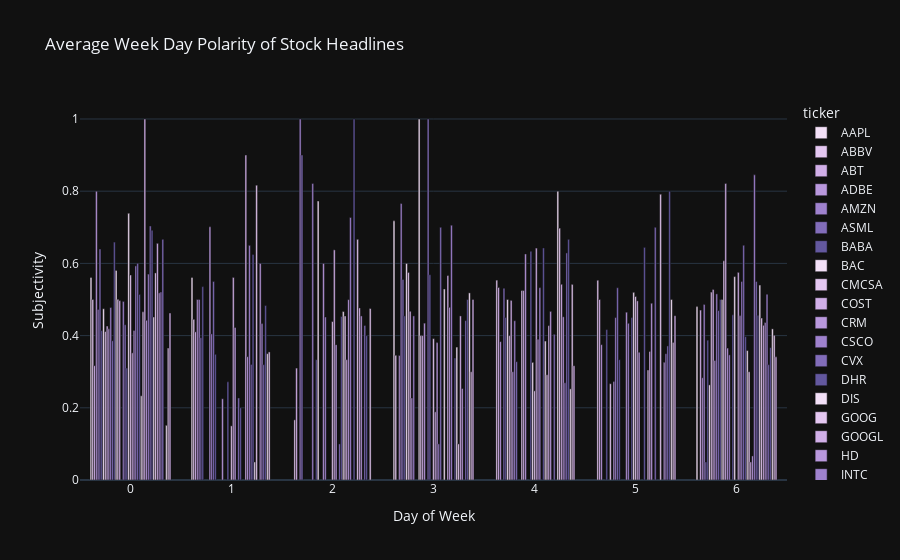

Here is the notebook cell this chart was saved with:
### Markdown cell above
### Subjectivity based on `dayofweek` using Plotly

### Code cell
# Group by the ticker and the day of the week, creating a multi-index
mean_day = blob_news.groupby(['ticker', 'dayofweek']).mean()
# Unstack, the innermost index level 'unstacks' across the columns
mean_day = mean_day.unstack()
# Get a cross-section of the above data, and transpose it to make the columns the ticker names
mean_day = mean_day.xs('subjectivity', axis=1).T
# Plotly colors
purp = px.colors.sequential.Purp

px.bar(mean_day, barmode='group', color_discrete_sequence=purp,
      title='Average Week Day Polarity of Stock Headlines',
      labels={'value': 'Subjectivity', 'dayofweek': 'Day of Week'})

### Figure 1 — Plotly figure (JSON) as saved in the notebook; plotly's stock layout.template omitted (floating-point values rounded to 4 significant figures)
{"data": [{"alignmentgroup": "True", "hovertemplate": "ticker=AAPL<br>Day of Week=%{x}<br>Subjectivity=%{y}<extra></extra>", "legendgroup": "AAPL", "marker": {"color": "rgb(243, 224, 247)"}, "name": "AAPL", "offsetgroup": "AAPL", "orientation": "v", "showlegend": true, "textposition": "auto", "type": "bar", "x": [0, 1, 2, 3, 4, 5, 6], "xaxis": "x", "y": [0.5609, 0.561, null, 0.7179, null, null, 0.4803], "yaxis": "y"}, {"alignmentgroup": "True", "hovertemplate": "ticker=ABBV<br>Day of Week=%{x}<br>Subjectivity=%{y}<extra></extra>", "legendgroup": "ABBV", "marker": {"color": "rgb(228, 199, 241)"}, "name": "ABBV", "offsetgroup": "ABBV", "orientation": "v", "showlegend": true, "textposition": "auto", "type": "bar", "x": [0, 1, 2, 3, 4, 5, 6], "xaxis": "x", "y": [0.5, 0.445, 0.1667, 0.3455, 0.5536, 0.5533, null], "yaxis": "y"}, {"alignmentgroup": "True", "hovertemplate": "ticker=ABT<br>Day of Week=%{x}<br>Subjectivity=%{y}<extra></extra>", "legendgroup": "ABT", "marker": {"color": "rgb(209, 175, 232)"}, "name": "ABT", "offsetgroup": "ABT", "orientation": "v", "showlegend": true, "textposition": "auto", "type": "bar", "x": [0, 1, 2, 3, 4, 5, 6], "xaxis": "x", "y": [0.3167, 0.4105, 0.31, null, 0.5333, 0.5, 0.4707], "yaxis": "y"}, {"alignmentgroup": "True", "hovertemplate": "ticker=ADBE<br>Day of Week=%{x}<br>Subjectivity=%{y}<extra></extra>", "legendgroup": "ADBE", "marker": {"color": "rgb(185, 152, 221)"}, "name": "ADBE", "offsetgroup": "ADBE", "orientation": "v", "showlegend": true, "textposition": "auto", "type": "bar", "x": [0, 1, 2, 3, 4, 5, 6], "xaxis": "x", "y": [0.8, 0.5, null, 0.345, 0.3833, 0.375, 0.2833], "yaxis": "y"}, {"alignmentgroup": "True", "hovertemplate": "ticker=AMZN<br>Day of Week=%{x}<br>Subjectivity=%{y}<extra></extra>", "legendgroup": "AMZN", "marker": {"color": "rgb(159, 130, 206)"}, "name": "AMZN", "offsetgroup": "AMZN", "orientation": "v", "showlegend": true, "textposition": "auto", "type": "bar", "x": [0, 1, 2, 3, 4, 5, 6], "xaxis": "x", "y": [0.4726, 0.5, 1, 0.7661, null, null, 0.4863], "yaxis": "y"}, {"alignmentgroup": "True", "hovertemplate": "ticker=ASML<br>Day of Week=%{x}<br>Subjectivity=%{y}<extra></extra>", "legendgroup": "ASML", "marker": {"color": "rgb(130, 109, 186)"}, "name": "ASML", "offsetgroup": "ASML", "orientation": "v", "showlegend": true, "textposition": "auto", "type": "bar", "x": [0, 1, 2, 3, 4, 5, 6], "xaxis": "x", "y": [0.6397, 0.3942, 0.9, 0.5556, 0.5311, null, 0.05], "yaxis": "y"}, {"alignmentgroup": "True", "hovertemplate": "ticker=BABA<br>Day of Week=%{x}<br>Subjectivity=%{y}<extra></extra>", "legendgroup": "BABA", "marker": {"color": "rgb(99, 88, 159)"}, "name": "BABA", "offsetgroup": "BABA", "orientation": "v", "showlegend": true, "textposition": "auto", "type": "bar", "x": [0, 1, 2, 3, 4, 5, 6], "xaxis": "x", "y": [0.414, 0.5357, null, 0.4545, 0.4502, 0.4167, 0.3873], "yaxis": "y"}, {"alignmentgroup": "True", "hovertemplate": "ticker=BAC<br>Day of Week=%{x}<br>Subjectivity=%{y}<extra></extra>", "legendgroup": "BAC", "marker": {"color": "rgb(243, 224, 247)"}, "name": "BAC", "offsetgroup": "BAC", "orientation": "v", "showlegend": true, "textposition": "auto", "type": "bar", "x": [0, 1, 2, 3, 4, 5, 6], "xaxis": "x", "y": [0.4744, null, null, 0.6, 0.5, null, 0.2635], "yaxis": "y"}, {"alignmentgroup": "True", "hovertemplate": "ticker=CMCSA<br>Day of Week=%{x}<br>Subjectivity=%{y}<extra></extra>", "legendgroup": "CMCSA", "marker": {"color": "rgb(228, 199, 241)"}, "name": "CMCSA", "offsetgroup": "CMCSA", "orientation": "v", "showlegend": true, "textposition": "auto", "type": "bar", "x": [0, 1, 2, 3, 4, 5, 6], "xaxis": "x", "y": [0.4113, null, null, 0.575, 0.4, 0.2667, 0.5206], "yaxis": "y"}, {"alignmentgroup": "True", "hovertemplate": "ticker=COST<br>Day of Week=%{x}<br>Subjectivity=%{y}<extra></extra>", "legendgroup": "COST", "marker": {"color": "rgb(209, 175, 232)"}, "name": "COST", "offsetgroup": "COST", "orientation": "v", "showlegend": true, "textposition": "auto", "type": "bar", "x": [0, 1, 2, 3, 4, 5, 6], "xaxis": "x", "y": [0.4265, null, null, 0.4674, 0.4976, null, 0.5278], "yaxis": "y"}, {"alignmentgroup": "True", "hovertemplate": "ticker=CRM<br>Day of Week=%{x}<br>Subjectivity=%{y}<extra></extra>", "legendgroup": "CRM", "marker": {"color": "rgb(185, 152, 221)"}, "name": "CRM", "offsetgroup": "CRM", "orientation": "v", "showlegend": true, "textposition": "auto", "type": "bar", "x": [0, 1, 2, 3, 4, 5, 6], "xaxis": "x", "y": [0.4188, 0.7014, null, 0.2273, 0.3, 0.2727, 0.331], "yaxis": "y"}, {"alignmentgroup": "True", "hovertemplate": "ticker=CSCO<br>Day of Week=%{x}<br>Subjectivity=%{y}<extra></extra>", "legendgroup": "CSCO", "marker": {"color": "rgb(159, 130, 206)"}, "name": "CSCO", "offsetgroup": "CSCO", "orientation": "v", "showlegend": true, "textposition": "auto", "type": "bar", "x": [0, 1, 2, 3, 4, 5, 6], "xaxis": "x", "y": [0.4778, 0.4047, 0.8214, 0.4545, 0.4412, 0.45, 0.5155], "yaxis": "y"}, {"alignmentgroup": "True", "hovertemplate": "ticker=CVX<br>Day of Week=%{x}<br>Subjectivity=%{y}<extra></extra>", "legendgroup": "CVX", "marker": {"color": "rgb(130, 109, 186)"}, "name": "CVX", "offsetgroup": "CVX", "orientation": "v", "showlegend": true, "textposition": "auto", "type": "bar", "x": [0, 1, 2, 3, 4, 5, 6], "xaxis": "x", "y": [0.3857, 0.55, null, null, 0.3278, 0.5326, 0.4693], "yaxis": "y"}, {"alignmentgroup": "True", "hovertemplate": "ticker=DHR<br>Day of Week=%{x}<br>Subjectivity=%{y}<extra></extra>", "legendgroup": "DHR", "marker": {"color": "rgb(99, 88, 159)"}, "name": "DHR", "offsetgroup": "DHR", "orientation": "v", "showlegend": true, "textposition": "auto", "type": "bar", "x": [0, 1, 2, 3, 4, 5, 6], "xaxis": "x", "y": [0.6591, 0.3482, 0.3333, null, null, 0.3333, 0.5], "yaxis": "y"}, {"alignmentgroup": "True", "hovertemplate": "ticker=DIS<br>Day of Week=%{x}<br>Subjectivity=%{y}<extra></extra>", "legendgroup": "DIS", "marker": {"color": "rgb(243, 224, 247)"}, "name": "DIS", "offsetgroup": "DIS", "orientation": "v", "showlegend": true, "textposition": "auto", "type": "bar", "x": [0, 1, 2, 3, 4, 5, 6], "xaxis": "x", "y": [0.5805, null, 0.7727, 1, null, null, 0.5], "yaxis": "y"}, {"alignmentgroup": "True", "hovertemplate": "ticker=GOOG<br>Day of Week=%{x}<br>Subjectivity=%{y}<extra></extra>", "legendgroup": "GOOG", "marker": {"color": "rgb(228, 199, 241)"}, "name": "GOOG", "offsetgroup": "GOOG", "orientation": "v", "showlegend": true, "textposition": "auto", "type": "bar", "x": [0, 1, 2, 3, 4, 5, 6], "xaxis": "x", "y": [0.5004, null, null, 0.4, 0.525, null, 0.6071], "yaxis": "y"}, {"alignmentgroup": "True", "hovertemplate": "ticker=GOOGL<br>Day of Week=%{x}<br>Subjectivity=%{y}<extra></extra>", "legendgroup": "GOOGL", "marker": {"color": "rgb(209, 175, 232)"}, "name": "GOOGL", "offsetgroup": "GOOGL", "orientation": "v", "showlegend": true, "textposition": "auto", "type": "bar", "x": [0, 1, 2, 3, 4, 5, 6], "xaxis": "x", "y": [0.4969, null, null, 0.4, 0.525, null, 0.8214], "yaxis": "y"}, {"alignmentgroup": "True", "hovertemplate": "ticker=HD<br>Day of Week=%{x}<br>Subjectivity=%{y}<extra></extra>", "legendgroup": "HD", "marker": {"color": "rgb(185, 152, 221)"}, "name": "HD", "offsetgroup": "HD", "orientation": "v", "showlegend": true, "textposition": "auto", "type": "bar", "x": [0, 1, 2, 3, 4, 5, 6], "xaxis": "x", "y": [null, 0.225, 0.6, 0.4345, 0.6261, 0.4648, 0.3655], "yaxis": "y"}, {"alignmentgroup": "True", "hovertemplate": "ticker=INTC<br>Day of Week=%{x}<br>Subjectivity=%{y}<extra></extra>", "legendgroup": "INTC", "marker": {"color": "rgb(159, 130, 206)"}, "name": "INTC", "offsetgroup": "INTC", "orientation": "v", "showlegend": true, "textposition": "auto", "type": "bar", "x": [0, 1, 2, 3, 4, 5, 6], "xaxis": "x", "y": [0.4947, null, 0.4515, null, null, 0.4342, 0.3467], "yaxis": "y"}, {"alignmentgroup": "True", "hovertemplate": "ticker=JNJ<br>Day of Week=%{x}<br>Subjectivity=%{y}<extra></extra>", "legendgroup": "JNJ", "marker": {"color": "rgb(130, 109, 186)"}, "name": "JNJ", "offsetgroup": "JNJ", "orientation": "v", "showlegend": true, "textposition": "auto", "type": "bar", "x": [0, 1, 2, 3, 4, 5, 6], "xaxis": "x", "y": [0.4302, null, null, 1, null, null, null], "yaxis": "y"}, {"alignmentgroup": "True", "hovertemplate": "ticker=JPM<br>Day of Week=%{x}<br>Subjectivity=%{y}<extra></extra>", "legendgroup": "JPM", "marker": {"color": "rgb(99, 88, 159)"}, "name": "JPM", "offsetgroup": "JPM", "orientation": "v", "showlegend": true, "textposition": "auto", "type": "bar", "x": [0, 1, 2, 3, 4, 5, 6], "xaxis": "x", "y": [0.31, 0.272, null, 0.5687, 0.6333, 0.45, 0.4575], "yaxis": "y"}, {"alignmentgroup": "True", "hovertemplate": "ticker=KO<br>Day of Week=%{x}<br>Subjectivity=%{y}<extra></extra>", "legendgroup": "KO", "marker": {"color": "rgb(243, 224, 247)"}, "name": "KO", "offsetgroup": "KO", "orientation": "v", "showlegend": true, "textposition": "auto", "type": "bar", "x": [0, 1, 2, 3, 4, 5, 6], "xaxis": "x", "y": [0.7386, null, null, null, 0.3258, 0.5198, 0.5634], "yaxis": "y"}, {"alignmentgroup": "True", "hovertemplate": "ticker=MA<br>Day of Week=%{x}<br>Subjectivity=%{y}<extra></extra>", "legendgroup": "MA", "marker": {"color": "rgb(228, 199, 241)"}, "name": "MA", "offsetgroup": "MA", "orientation": "v", "showlegend": true, "textposition": "auto", "type": "bar", "x": [0, 1, 2, 3, 4, 5, 6], "xaxis": "x", "y": [0.5679, 0.15, 0.4389, 0.3917, 0.247, 0.5083, null], "yaxis": "y"}, {"alignmentgroup": "True", "hovertemplate": "ticker=MCD<br>Day of Week=%{x}<br>Subjectivity=%{y}<extra></extra>", "legendgroup": "MCD", "marker": {"color": "rgb(209, 175, 232)"}, "name": "MCD", "offsetgroup": "MCD", "orientation": "v", "showlegend": true, "textposition": "auto", "type": "bar", "x": [0, 1, 2, 3, 4, 5, 6], "xaxis": "x", "y": [0.3523, 0.5611, 0.6375, 0.1889, 0.6424, 0.4963, 0.5752], "yaxis": "y"}, {"alignmentgroup": "True", "hovertemplate": "ticker=MRK<br>Day of Week=%{x}<br>Subjectivity=%{y}<extra></extra>", "legendgroup": "MRK", "marker": {"color": "rgb(185, 152, 221)"}, "name": "MRK", "offsetgroup": "MRK", "orientation": "v", "showlegend": true, "textposition": "auto", "type": "bar", "x": [0, 1, 2, 3, 4, 5, 6], "xaxis": "x", "y": [0.4143, 0.4227, 0.375, 0.3806, 0.3902, 0.3538, 0.4554], "yaxis": "y"}, {"alignmentgroup": "True", "hovertemplate": "ticker=MSFT<br>Day of Week=%{x}<br>Subjectivity=%{y}<extra></extra>", "legendgroup": "MSFT", "marker": {"color": "rgb(159, 130, 206)"}, "name": "MSFT", "offsetgroup": "MSFT", "orientation": "v", "showlegend": true, "textposition": "auto", "type": "bar", "x": [0, 1, 2, 3, 4, 5, 6], "xaxis": "x", "y": [0.593, null, null, 0.1, 0.5328, null, 0.5499], "yaxis": "y"}, {"alignmentgroup": "True", "hovertemplate": "ticker=NFLX<br>Day of Week=%{x}<br>Subjectivity=%{y}<extra></extra>", "legendgroup": "NFLX", "marker": {"color": "rgb(130, 109, 186)"}, "name": "NFLX", "offsetgroup": "NFLX", "orientation": "v", "showlegend": true, "textposition": "auto", "type": "bar", "x": [0, 1, 2, 3, 4, 5, 6], "xaxis": "x", "y": [0.6003, 0.2273, 0.1, 0.7, null, null, 0.6502], "yaxis": "y"}, {"alignmentgroup": "True", "hovertemplate": "ticker=NVDA<br>Day of Week=%{x}<br>Subjectivity=%{y}<extra></extra>", "legendgroup": "NVDA", "marker": {"color": "rgb(99, 88, 159)"}, "name": "NVDA", "offsetgroup": "NVDA", "orientation": "v", "showlegend": true, "textposition": "auto", "type": "bar", "x": [0, 1, 2, 3, 4, 5, 6], "xaxis": "x", "y": [0.5141, 0.2, 0.453, null, 0.6429, 0.6444, 0.3972], "yaxis": "y"}, {"alignmentgroup": "True", "hovertemplate": "ticker=NVS<br>Day of Week=%{x}<br>Subjectivity=%{y}<extra></extra>", "legendgroup": "NVS", "marker": {"color": "rgb(243, 224, 247)"}, "name": "NVS", "offsetgroup": "NVS", "orientation": "v", "showlegend": true, "textposition": "auto", "type": "bar", "x": [0, 1, 2, 3, 4, 5, 6], "xaxis": "x", "y": [0.2333, null, 0.4667, 0.5292, 0.3849, null, 0.3586], "yaxis": "y"}, {"alignmentgroup": "True", "hovertemplate": "ticker=ORCL<br>Day of Week=%{x}<br>Subjectivity=%{y}<extra></extra>", "legendgroup": "ORCL", "marker": {"color": "rgb(228, 199, 241)"}, "name": "ORCL", "offsetgroup": "ORCL", "orientation": "v", "showlegend": true, "textposition": "auto", "type": "bar", "x": [0, 1, 2, 3, 4, 5, 6], "xaxis": "x", "y": [0.4659, null, 0.4545, 0, 0.2917, 0.3048, 0.3], "yaxis": "y"}, {"alignmentgroup": "True", "hovertemplate": "ticker=PDD<br>Day of Week=%{x}<br>Subjectivity=%{y}<extra></extra>", "legendgroup": "PDD", "marker": {"color": "rgb(209, 175, 232)"}, "name": "PDD", "offsetgroup": "PDD", "orientation": "v", "showlegend": true, "textposition": "auto", "type": "bar", "x": [0, 1, 2, 3, 4, 5, 6], "xaxis": "x", "y": [1, 0.9, 0.3333, 0.5664, 0.4276, 0.3561, 0.05], "yaxis": "y"}, {"alignmentgroup": "True", "hovertemplate": "ticker=PEP<br>Day of Week=%{x}<br>Subjectivity=%{y}<extra></extra>", "legendgroup": "PEP", "marker": {"color": "rgb(185, 152, 221)"}, "name": "PEP", "offsetgroup": "PEP", "orientation": "v", "showlegend": true, "textposition": "auto", "type": "bar", "x": [0, 1, 2, 3, 4, 5, 6], "xaxis": "x", "y": [0.4424, 0.3417, 0.4997, 0.4783, 0.4671, 0.4896, 0.06667], "yaxis": "y"}, {"alignmentgroup": "True", "hovertemplate": "ticker=PFE<br>Day of Week=%{x}<br>Subjectivity=%{y}<extra></extra>", "legendgroup": "PFE", "marker": {"color": "rgb(159, 130, 206)"}, "name": "PFE", "offsetgroup": "PFE", "orientation": "v", "showlegend": true, "textposition": "auto", "type": "bar", "x": [0, 1, 2, 3, 4, 5, 6], "xaxis": "x", "y": [0.5704, 0.65, 0.7273, 0.7058, null, null, 0.8452], "yaxis": "y"}, {"alignmentgroup": "True", "hovertemplate": "ticker=PG<br>Day of Week=%{x}<br>Subjectivity=%{y}<extra></extra>", "legendgroup": "PG", "marker": {"color": "rgb(130, 109, 186)"}, "name": "PG", "offsetgroup": "PG", "orientation": "v", "showlegend": true, "textposition": "auto", "type": "bar", "x": [0, 1, 2, 3, 4, 5, 6], "xaxis": "x", "y": [0.7037, 0.3202, null, null, 0.4037, 0.7, 0.55], "yaxis": "y"}, {"alignmentgroup": "True", "hovertemplate": "ticker=PYPL<br>Day of Week=%{x}<br>Subjectivity=%{y}<extra></extra>", "legendgroup": "PYPL", "marker": {"color": "rgb(99, 88, 159)"}, "name": "PYPL", "offsetgroup": "PYPL", "orientation": "v", "showlegend": true, "textposition": "auto", "type": "bar", "x": [0, 1, 2, 3, 4, 5, 6], "xaxis": "x", "y": [0.6917, 0.625, 1, 0.3381, null, null, 0.4562], "yaxis": "y"}, {"alignmentgroup": "True", "hovertemplate": "ticker=T<br>Day of Week=%{x}<br>Subjectivity=%{y}<extra></extra>", "legendgroup": "T", "marker": {"color": "rgb(243, 224, 247)"}, "name": "T", "offsetgroup": "T", "orientation": "v", "showlegend": true, "textposition": "auto", "type": "bar", "x": [0, 1, 2, 3, 4, 5, 6], "xaxis": "x", "y": [0.4515, 0.05, null, 0.3682, 0.8, null, 0.54], "yaxis": "y"}, {"alignmentgroup": "True", "hovertemplate": "ticker=TM<br>Day of Week=%{x}<br>Subjectivity=%{y}<extra></extra>", "legendgroup": "TM", "marker": {"color": "rgb(228, 199, 241)"}, "name": "TM", "offsetgroup": "TM", "orientation": "v", "showlegend": true, "textposition": "auto", "type": "bar", "x": [0, 1, 2, 3, 4, 5, 6], "xaxis": "x", "y": [0.5737, 0.8167, 0.6667, 0.1, 0.6976, 0.7917, 0.4487], "yaxis": "y"}, {"alignmentgroup": "True", "hovertemplate": "ticker=TMO<br>Day of Week=%{x}<br>Subjectivity=%{y}<extra></extra>", "legendgroup": "TMO", "marker": {"color": "rgb(209, 175, 232)"}, "name": "TMO", "offsetgroup": "TMO", "orientation": "v", "showlegend": true, "textposition": "auto", "type": "bar", "x": [0, 1, 2, 3, 4, 5, 6], "xaxis": "x", "y": [0.6556, null, 0.4767, 0.4545, 0.5422, null, 0.4286], "yaxis": "y"}, {"alignmentgroup": "True", "hovertemplate": "ticker=TMUS<br>Day of Week=%{x}<br>Subjectivity=%{y}<extra></extra>", "legendgroup": "TMUS", "marker": {"color": "rgb(185, 152, 221)"}, "name": "TMUS", "offsetgroup": "TMUS", "orientation": "v", "showlegend": true, "textposition": "auto", "type": "bar", "x": [0, 1, 2, 3, 4, 5, 6], "xaxis": "x", "y": [0.5186, 0.6, 0.4545, 0.2535, 0.4522, 0.3262, 0.4363], "yaxis": "y"}, {"alignmentgroup": "True", "hovertemplate": "ticker=TSLA<br>Day of Week=%{x}<br>Subjectivity=%{y}<extra></extra>", "legendgroup": "TSLA", "marker": {"color": "rgb(159, 130, 206)"}, "name": "TSLA", "offsetgroup": "TSLA", "orientation": "v", "showlegend": true, "textposition": "auto", "type": "bar", "x": [0, 1, 2, 3, 4, 5, 6], "xaxis": "x", "y": [0.5205, 0.4333, null, null, 0.2694, 0.35, 0.5143], "yaxis": "y"}, {"alignmentgroup": "True", "hovertemplate": "ticker=TSM<br>Day of Week=%{x}<br>Subjectivity=%{y}<extra></extra>", "legendgroup": "TSM", "marker": {"color": "rgb(130, 109, 186)"}, "name": "TSM", "offsetgroup": "TSM", "orientation": "v", "showlegend": true, "textposition": "auto", "type": "bar", "x": [0, 1, 2, 3, 4, 5, 6], "xaxis": "x", "y": [0.6667, 0.3194, 0.428, 0.4416, 0.629, 0.3714, 0.3194], "yaxis": "y"}, {"alignmentgroup": "True", "hovertemplate": "ticker=UN<br>Day of Week=%{x}<br>Subjectivity=%{y}<extra></extra>", "legendgroup": "UN", "marker": {"color": "rgb(99, 88, 159)"}, "name": "UN", "offsetgroup": "UN", "orientation": "v", "showlegend": true, "textposition": "auto", "type": "bar", "x": [0, 1, 2, 3, 4, 5, 6], "xaxis": "x", "y": [null, 0.4833, 0.4, 0.5, 0.6667, 0.8, 0.3667], "yaxis": "y"}, {"alignmentgroup": "True", "hovertemplate": "ticker=UNH<br>Day of Week=%{x}<br>Subjectivity=%{y}<extra></extra>", "legendgroup": "UNH", "marker": {"color": "rgb(243, 224, 247)"}, "name": "UNH", "offsetgroup": "UNH", "orientation": "v", "showlegend": true, "textposition": "auto", "type": "bar", "x": [0, 1, 2, 3, 4, 5, 6], "xaxis": "x", "y": [0.1515, 0.35, null, 0.5183, 0.2525, 0.5, 0.4186], "yaxis": "y"}, {"alignmentgroup": "True", "hovertemplate": "ticker=VZ<br>Day of Week=%{x}<br>Subjectivity=%{y}<extra></extra>", "legendgroup": "VZ", "marker": {"color": "rgb(228, 199, 241)"}, "name": "VZ", "offsetgroup": "VZ", "orientation": "v", "showlegend": true, "textposition": "auto", "type": "bar", "x": [0, 1, 2, 3, 4, 5, 6], "xaxis": "x", "y": [0.3656, 0.3548, 0.475, 0.3, 0.5419, 0.3812, 0.401], "yaxis": "y"}, {"alignmentgroup": "True", "hovertemplate": "ticker=WMT<br>Day of Week=%{x}<br>Subjectivity=%{y}<extra></extra>", "legendgroup": "WMT", "marker": {"color": "rgb(209, 175, 232)"}, "name": "WMT", "offsetgroup": "WMT", "orientation": "v", "showlegend": true, "textposition": "auto", "type": "bar", "x": [0, 1, 2, 3, 4, 5, 6], "xaxis": "x", "y": [0.4625, null, null, 0.5, 0.3167, 0.4552, 0.3412], "yaxis": "y"}], "layout": {"barmode": "group", "legend": {"title": {"text": "ticker"}, "tracegroupgap": 0}, "title": {"text": "Average Week Day Polarity of Stock Headlines"}, "xaxis": {"anchor": "y", "domain": [0, 1], "title": {"text": "Day of Week"}}, "yaxis": {"anchor": "x", "domain": [0, 1], "title": {"text": "Subjectivity"}}}}
